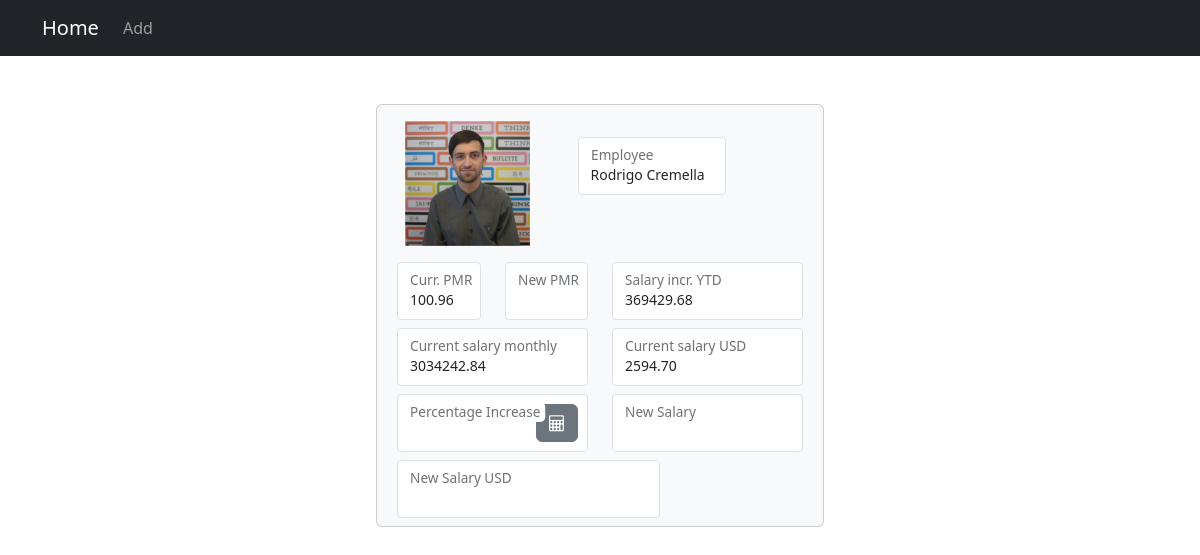
The page /employee/6/increase on the database its author committed.
### employees/models.py (models this page shows, shortened)
class Employee(models.Model):
	first_name = models.CharField(max_length=100)
	last_name = models.CharField(max_length=100)
	designation = models.CharField(max_length=100)
	photo = models.ImageField(upload_to='images', blank=True)
	band = models.CharField(max_length=2)
	pmr = models.DecimalField(max_digits=5, decimal_places=2)
	salary_increase_ytd = models.DecimalField(max_digits=10, decimal_places=2)
	salary_monthly = models.DecimalField(max_digits=10, decimal_places=2)
	salary_usd = models.DecimalField(max_digits=10, decimal_places=2)
	title = models.CharField(max_length=100)

### employees/views.py (the view, shortened to what this page needs)
# urls.py: path('employee/<int:pk>/increase', views.salaryIncrease, name='salaryIncrease'),
def salaryIncrease(request, pk):
	employee = get_object_or_404(Employee, pk=pk)
	if request.method == "GET":
		context = {
			'employee': employee
		}
		return render(request, 'salaryincrease.html', context)

### templates/salaryincrease.html (shortened to what this page needs)
{% extends 'base.html' %}
{% block content %}
<div class="card text-dark bg-light mb-3 mx-auto" style="max-width: 28rem;">
        <form method="POST" action="{% url 'calculateincrease' employee.id %}">
            <div class="row m-3">
                <div class="col-5">
                    <div class="form-floating">
                    {% if employee.photo %}
                    <img  src="{{ employee.photo.url }}" height="125" width="125">
                    {% endif %}
                    </div>
                </div>
                <div class="col-5 mt-3">
                	<div class="form-floating">
                	<input type="text" name="fullname" class="form-control form-control-sm" id="fullname"
                	value="{{ employee.first_name }} {{ employee.last_name }}" readonly>
                	<label for="fullname">Employee</label>
                	</div>
                </div>
            </div>
            <div class="row m-2">
            <div class="col-sm-3">
                <div class="form-floating">
                <input type="number" name="pmr" class="form-control form-control-sm" id="pmr" value="{{ employee.pmr }}" step="0.01" readonly>
                <label for="pmr">Curr. PMR</label>
            </div>
            </div>
            <div class="col-sm-3">
                {% if new_pmr %}
                <div class="form-floating">
                <input type="number" name="new_pmr" class="form-control form-control-sm" id="new_pmr" step="0.01" value="{{ new_pmr }}" readonly>
                <label for="new_pmr">New PMR</label>
                {% else %}
                <div class="form-floating">
                <input type="number" name="new_pmr" class="form-control form-control-sm" id="new_pmr" step="0.01" readonly>
                <label for="new_pmr">New PMR</label>
                {% endif %}
            </div>
            </div>
            <div class="col-sm-6">
                <div class="form-floating">
                <input type="number" name="salary_increase_ytd" class="form-control form-control-sm" id="salary_increase_ytd" value="{{ employee.salary_increase_ytd }}" step="0.01" readonly>
                <label for="salary_increase_ytd">Salary incr. YTD</label>
                </div>
            </div>
            </div>
            <div class="row m-2">
            <div class="col-sm-6">
                <div class="form-floating">
                <input type="number" name="salary_monthly" class="form-control form-control-sm" id="salary_monthly" value="{{ employee.salary_monthly }}" step="0.01" readonly>
                <label for="salary_monthly">Current salary monthly</label>
            </div>
            </div>
            <div class="col-sm-6">
            <div class="form-floating">
                <input type="number" name="salary_usd" class="form-control form-control-sm" id="salary_usd" value="{{ employee.salary_usd}}" step="0.01" readonly>
                <label for="salary_usd">Current salary USD</label>
            </div>
            </div>
        	</div>
            <div class="row m-2">
            <div class="col-sm-6">
            <div class="form-floating">
            {% if percen %}
                <input type="number" name="percentage" class="form-control form-control-sm" id="percentage" step="0.01" value="{{ percen }}" required>
                <label for="percentage">Percentage Increase</label>
                <span style="position: absolute; float: right; bottom: 10px; right: 10px; display:inline-block;">
                        <button type="submit" class="btn btn-secondary"><i class="fa fa-calculator"></i></a>
                </span>
                </div>
                </div>
            {% else %}
                <input type="number" name="percentage" class="form-control form-control-sm" id="percentage" step="0.01" required>
                <label for="percentage">Percentage Increase</label>
                <span style="position: absolute; float: right; bottom: 10px; right: 10px;">
                        <button type="submit" class="btn btn-secondary"><i class="fa fa-calculator"></i></a>
                </span>
                </div>
                </div>
            {% endif %}
            <div class="col-sm-6">
            {% if new_salary %}
            <div class="form-floating">
                <input type="number" name="new_salary" class="form-control form-control-sm" id="new_salary" step="0.01" value="{{ new_salary }}"readonly>
                <label for="new_salary">New Salary</label>
            </div>
            {% else %}
            <div class="form-floating">
                <input type="number" name="new_salary" class="form-control form-control-sm" id="new_salary" step="0.01" readonly>
                <label for="new_salary">New Salary</label>
            </div>
            {% endif %}
            </div>
            </div>
            <div class="row m-2">
            <div class="col-sm-8">
            {% if new_salary_usd %}
            <div class="form-floating">
                <input type="number" name="new_salary_usd" class="form-control form-control-sm" id="new_salary_usd" step="0.01" value="{{ new_salary_usd }}" readonly>
                <label for="new_salary_usd">New Salary USD</label>
            </div>
            {% else %}
            <div class="form-floating">
                <input type="number" name="new_salary_usd" class="form-control form-control-sm" id="new_salary_usd" step="0.01" readonly>
                <label for="new_salary_usd">New Salary USD</label>
            </div>
            {% endif %}
            </div>
            </form>
        </div>
        </div>
{% endblock %}

### employees/static/css/style.css (style rules this page uses)
input[type='text'] { box-sizing: border-box; }
input[type='number'] { box-sizing: border-box; }

### rows shown on the page
Employee: photo (picture), fullname "Rodrigo Cremella", pmr "100.96", salary_increase_ytd "369429.68", salary_monthly "3034242.84", salary_usd "2594.70"
